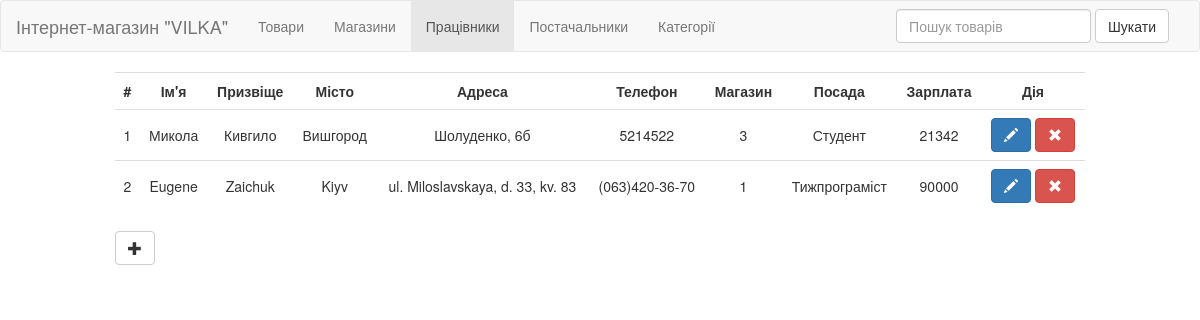
/c/employees, run on the app's committed database.
### tables this page shows
CREATE TABLE `c_employees` (
  `employees_id` int(11) NOT NULL,
  `first_name` varchar(15) DEFAULT NULL,
  `second_name` varchar(15) DEFAULT NULL,
  `city` varchar(50) DEFAULT NULL,
  `address` varchar(100) DEFAULT NULL,
  `tel` varchar(15) DEFAULT NULL,
  `stores_id` int(11) DEFAULT NULL,
  `position` varchar(100) DEFAULT NULL,
  `salary` int(11) DEFAULT NULL
);

### c/classes/View.php (called while the page is built, shortened)
<?php
class View{
	function generateView($view, $data = array()){
		include(ROOT . 'inc/' . $view . '.php');
	}
}

### c/classes/controllers/EmployeesController.php (called while the page is built, shortened)
<?php
require_once CLASS_DIR . 'Controller.php';
class EmployeesController extends Controller{
	public $table = 'c_employees';
	public function actionEmployees(){
		$data = $this->model->getData($this->table);
		$this->view->generateView('all_employees', $data);
	}
}

### c/index.php (called while the page is built, shortened)
<?php
include(ROOT . 'header.php');
Router::start();
include(ROOT . 'footer.php');

### c/classes/Db/Db.php (called while the page is built, shortened)
<?php
class Db extends Production{
	public $link;
	function __construct(){
		$this->link = new mysqli($this->dbHost, $this->userName, $this->UserPass, $this->dbName);
		$this->link->set_charset('utf8mb4');
	}
	public function select($table, $rows = null, $column = null, $val = null){
		$rows != null ? $rows = implode(', ', $rows) : $rows = '*';
		$query = "SELECT $rows FROM $table";
		$stmt = $this->link->prepare($query);
		$stmt->execute();
		$result = $this->fetchAssoc($stmt);
		return $result;
	}
	private function fetchAssoc($stmt){
		$meta = $stmt->result_metadata();
		while($field = $meta->fetch_field()){
			$fields[] = &$row[$field->name];
		}
		call_user_func_array(array($stmt, 'bind_result'), $fields);
		while($stmt->fetch()){
			foreach($row as $key => $value){
				$result_row[$key] = $value;
			}
			$result[] = $result_row;
		}
		return $result;
	}
}

### c/classes/Model.php (called while the page is built, shortened)
<?php
require_once (CLASS_DIR . 'Db/Db.php');
class Model{
	public $db;
	function __construct(){
		$this->db = new Db();
	}
	public function getData($table, $data=null){
		return $this->db->select($table, $data);
	}
}

### c/classes/Controller.php (called while the page is built, shortened)
<?php
require_once CLASS_DIR . 'View.php';
require_once CLASS_DIR . 'Model.php';
class Controller{
	function __construct(){
		$this->model = new Model();
	}
}

### c/inc/all_employees.php (the view)
<main class="row container-fluid col-md-10 col-md-offset-1">
	<table class="table table-hover text-center">
		<tr>
			<th class="text-center">#</th>
			<th class="text-center">Ім'я</th>
			<th class="text-center">Призвіще</th>
			<th class="text-center">Місто</th>
			<th class="text-center">Адреса</th>
			<th class="text-center">Телефон</th>
			<th class="text-center">Магазин</th>
			<th class="text-center">Посада</th>
			<th class="text-center">Зарплата</th>
			<th class="text-center">Дія</th>
		</tr>
		<?php
		foreach($data as $row){
			echo '<tr>';
			foreach($row as $value){
				echo "<td>$value</td>";
			}
			echo '<td>
				<a class="btn btn-primary" href="/c/employees/edit/'; echo $row['employees_id']; echo '"><span class="glyphicon glyphicon-pencil"></span></a>
				<a class="btn btn-danger" href="/c/employees/delete/'; echo $row['employees_id']; echo '"><span class="glyphicon glyphicon-remove"></span></a>
			</td>';
			echo '</tr>';
		}
		?>
	</table>
	<a class="btn btn-default" href="/c/employees/new"><span class="glyphicon glyphicon-plus"></span></a>
</main>

### c/css/style.css (style rules this page uses)
.table>tbody>tr>td { vertical-align: middle; }

### data on the page
c_employees: employees_id "1", first_name "Микола", second_name "Кивгило", city "Вишгород", address "Шолуденко, 6б", tel "5214522", stores "3", position "Студент", salary "21342"
c_employees: employees_id "2", first_name "Eugene", second_name "Zaichuk", city "Kiyv", address "ul. Miloslavskaya, d. 33, kv. 83", tel "(063)420-36-70", stores "1", position "Тижпрограміст", salary "90000"
